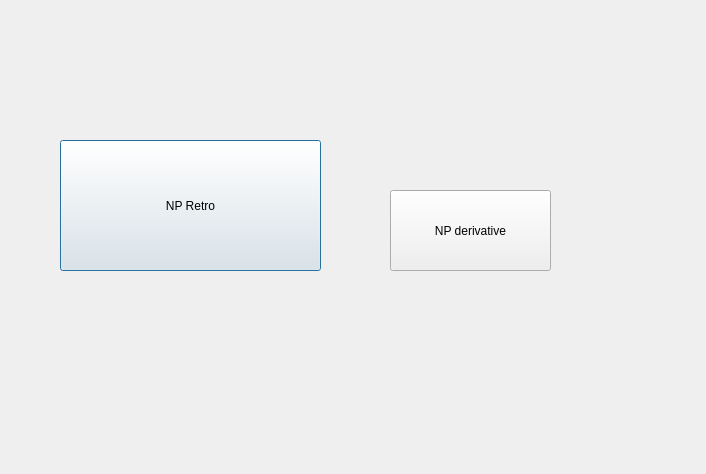
<?xml version="1.0" encoding="UTF-8"?>
<ui version="4.0">
 <class>Dialog</class>
 <widget class="QDialog" name="Dialog">
  <property name="geometry">
   <rect>
    <x>0</x>
    <y>0</y>
    <width>706</width>
    <height>474</height>
   </rect>
  </property>
  <property name="windowTitle">
   <string>Dialog</string>
  </property>
  <widget class="QPushButton" name="pushButton_NPRetro">
   <property name="geometry">
    <rect>
     <x>60</x>
     <y>140</y>
     <width>261</width>
     <height>131</height>
    </rect>
   </property>
   <property name="text">
    <string>NP Retro</string>
   </property>
  </widget>
  <widget class="QPushButton" name="pushButton">
   <property name="geometry">
    <rect>
     <x>390</x>
     <y>190</y>
     <width>161</width>
     <height>81</height>
    </rect>
   </property>
   <property name="text">
    <string>NP derivative</string>
   </property>
  </widget>
 </widget>
 <resources/>
 <connections/>
</ui>
